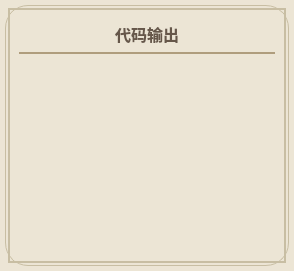
           <widget class="QFrame" name="codeEditorApp">
            <property name="minimumSize">
             <size>
              <width>250</width>
              <height>0</height>
             </size>
            </property>
            <property name="styleSheet">
             <string notr="true">border: 0px solid rgb(255,250,241);
background-color: #ece5d5;
border-radius: 5px;</string>
            </property>
            <property name="frameShape">
             <enum>QFrame::StyledPanel</enum>
            </property>
            <property name="frameShadow">
             <enum>QFrame::Raised</enum>
            </property>
            <layout class="QGridLayout" name="gridLayout_7">
             <property name="leftMargin">
              <number>5</number>
             </property>
             <property name="topMargin">
              <number>5</number>
             </property>
             <property name="rightMargin">
              <number>5</number>
             </property>
             <property name="bottomMargin">
              <number>5</number>
             </property>
             <item row="0" column="0">
              <widget class="QFrame" name="CEOutterBox">
               <property name="styleSheet">
                <string notr="true">#CEOutterBox{
border: 1px solid #c8bea3;
border-radius: 23px;
}</string>
               </property>
               <property name="frameShape">
                <enum>QFrame::StyledPanel</enum>
               </property>
               <property name="frameShadow">
                <enum>QFrame::Raised</enum>
               </property>
               <layout class="QGridLayout" name="gridLayout_8">
                <property name="leftMargin">
                 <number>0</number>
                </property>
                <property name="topMargin">
                 <number>0</number>
                </property>
                <property name="rightMargin">
                 <number>0</number>
                </property>
                <property name="bottomMargin">
                 <number>0</number>
                </property>
                <item row="0" column="0">
                 <widget class="QFrame" name="CEInnerBox">
                  <property name="styleSheet">
                   <string notr="true">#CEInnerBox{
border: 2px solid #c8bea3;
border-radius: 0px;
margin: 2px;
background: transparent;
}</string>
                  </property>
                  <property name="frameShape">
                   <enum>QFrame::StyledPanel</enum>
                  </property>
                  <property name="frameShadow">
                   <enum>QFrame::Raised</enum>
                  </property>
                  <layout class="QVBoxLayout" name="verticalLayout_4">
                   <property name="topMargin">
                    <number>12</number>
                   </property>
                   <item>
                    <widget class="QLabel" name="CETitle">
                     <property name="styleSheet">
                      <string notr="true">font-size: 16px;
color: #66574A;
background: transparent;
font-weight: bold;</string>
                     </property>
                     <property name="text">
                      <string>代码输出</string>
                     </property>
                     <property name="alignment">
                      <set>Qt::AlignCenter</set>
                     </property>
                    </widget>
                   </item>
                   <item>
                    <widget class="QFrame" name="frame">
                     <property name="sizePolicy">
                      <sizepolicy hsizetype="Expanding" vsizetype="Fixed">
                       <horstretch>0</horstretch>
                       <verstretch>0</verstretch>
                      </sizepolicy>
                     </property>
                     <property name="minimumSize">
                      <size>
                       <width>0</width>
                       <height>2</height>
                      </size>
                     </property>
                     <property name="maximumSize">
                      <size>
                       <width>16777215</width>
                       <height>2</height>
                      </size>
                     </property>
                     <property name="styleSheet">
                      <string notr="true">background: #af9d7d;</string>
                     </property>
                     <property name="frameShape">
                      <enum>QFrame::StyledPanel</enum>
                     </property>
                     <property name="frameShadow">
                      <enum>QFrame::Raised</enum>
                     </property>
                    </widget>
                   </item>
                   <item>
                    <widget class="QTextEdit" name="codeEditor"/>
                   </item>
                  </layout>
                 </widget>
                </item>
               </layout>
              </widget>
             </item>
            </layout>
           </widget>
